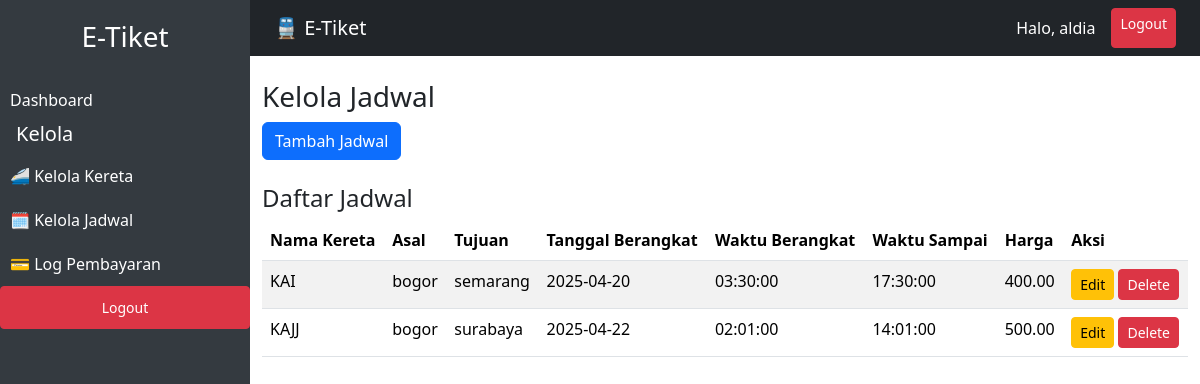
Page /jadwal.php (signed in) on the committed database.
### tables this page shows
CREATE TABLE `jadwal` (
  `id` int NOT NULL,
  `id_kereta` int DEFAULT NULL,
  `asal` varchar(255) NOT NULL,
  `tujuan` varchar(255) NOT NULL,
  `tanggal_berangkat` date NOT NULL,
  `waktu_berangkat` time NOT NULL,
  `waktu_sampai` time NOT NULL,
  `harga` decimal(10,2) NOT NULL
);

CREATE TABLE `kereta` (
  `id` int NOT NULL,
  `nama_kereta` varchar(255) NOT NULL,
  `jenis` enum('vip','bisnis','ekonomi') NOT NULL,
  `kapasitas` int NOT NULL
);

### models/Jadwal.php (called while the page is built, shortened)
<?php
class Jadwal {
    private $conn;
    private $table = "jadwal";
    public function __construct($db) {
        $this->conn = $db;
    }
    public function getAllJadwal() {
        $query = "SELECT jadwal.*, kereta.nama_kereta, kereta.jenis
                  FROM " . $this->table . "
                  JOIN kereta ON jadwal.id_kereta = kereta.id";
        $stmt = $this->conn->prepare($query);
        $stmt->execute();
        return $stmt;
    }
}

### jadwal.php (the view, shortened to what this page needs)
<?php
require_once "models/Jadwal.php";
$database = new Database();
$db = $database->connect();
$jadwalModel = new Jadwal($db);
$jadwals = $jadwalModel->getAllJadwal();
?>
<!DOCTYPE html>
<html lang="id">
<head>
    <link href="https://cdn.jsdelivr.net/npm/bootstrap@5.3.3/dist/css/bootstrap.min.css" rel="stylesheet">
</head>
<body>
    <div class="sidebar">
        <?php include 'sidebar.php'; ?>
    </div>
    <div class="content-wrapper">
    <nav class="navbar navbar-expand-lg navbar-dark bg-dark px-4">
        <a class="navbar-brand" href="#">🚆 E-Tiket</a>
        <div class="ms-auto d-flex">
            <span class="navbar-text text-white me-3">Halo, <?= $_SESSION['user']['nama'] ?></span>
            <a href="auth/logout.php" class="btn btn-danger btn-sm">Logout</a>
        </div>
    </nav>
        <div class="container mt-4">
            <h3>Kelola Jadwal</h3>
            <div class="mb-3">
                <a href="jadwal.php?action=create" class="btn btn-primary">Tambah Jadwal</a>
            </div>
            <h4 class="mt-4">Daftar Jadwal</h4>
            <table class="table table-striped">
                <thead>
                    <tr>
                        <th>Nama Kereta</th>
                        <th>Asal</th>
                        <th>Tujuan</th>
                        <th>Tanggal Berangkat</th>
                        <th>Waktu Berangkat</th>
                        <th>Waktu Sampai</th>
                        <th>Harga</th>
                        <th>Aksi</th>
                    </tr>
                </thead>
                <tbody>
                    <?php while ($jadwal = $jadwals->fetch(PDO::FETCH_ASSOC)) : ?>
                        <tr>
                            <td><?= htmlspecialchars($jadwal['nama_kereta']) ?></td>
                            <td><?= htmlspecialchars($jadwal['asal']) ?></td>
                            <td><?= htmlspecialchars($jadwal['tujuan']) ?></td>
                            <td><?= $jadwal['tanggal_berangkat'] ?></td>
                            <td><?= $jadwal['waktu_berangkat'] ?></td>
                            <td><?= $jadwal['waktu_sampai'] ?></td>
                            <td><?= number_format($jadwal['harga'], 2) ?></td>
                            <td>
                                <a href="jadwal.php?action=edit&id=<?= $jadwal['id'] ?>" class="btn btn-warning btn-sm">Edit</a>
                                <a href="jadwal.php?action=delete&id=<?= $jadwal['id'] ?>" class="btn btn-danger btn-sm" onclick="return confirm('Apakah Anda yakin ingin menghapus jadwal ini?')">Delete</a>
                            </td>
                        </tr>
                    <?php endwhile; ?>
                </tbody>
            </table>
        </div>
    </div>
</body>
</html>

### jadwal.php (style rules this page uses)
.content-wrapper { margin-left: 250px; }
.sidebar { position: fixed; top: 0; left: 0; width: 250px; height: 100%; background-color: #343a40; padding-top: 20px; }

### sidebar.php (style rules this page uses)
.sidebar { height: 100%; width: 250px; position: fixed; top: 0; left: 0; background-color: #343a40; color: white; padding-top: 20px; }

### rows in the picture
jadwal: id_kereta.nama_kereta "KAI", asal "bogor", tujuan "semarang", tanggal_berangkat "2025-04-20", waktu_berangkat "03:30:00", waktu_sampai "17:30:00", harga "400.00"
jadwal: id_kereta.nama_kereta "KAJJ", asal "bogor", tujuan "surabaya", tanggal_berangkat "2025-04-22", waktu_berangkat "02:01:00", waktu_sampai "14:01:00", harga "500.00"

### other values in the picture
$_SESSION['user']['nama'] "aldia"
